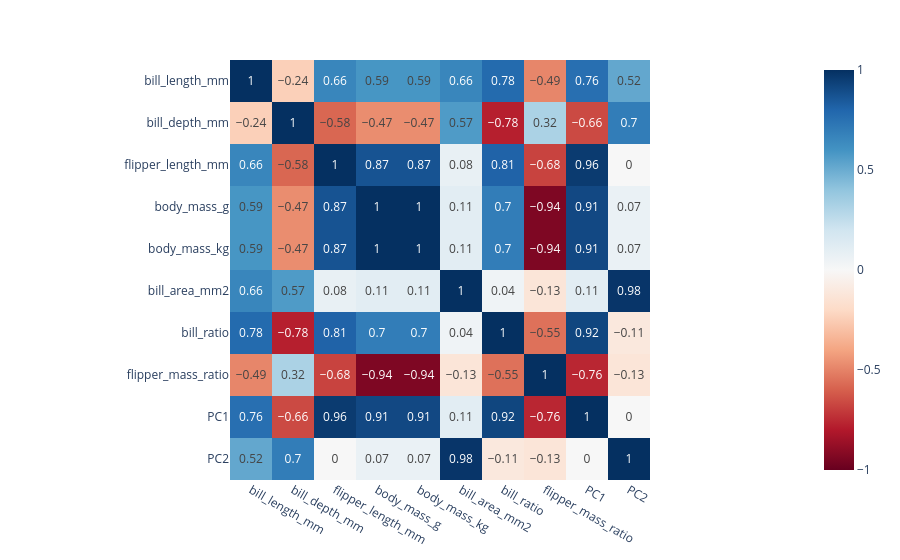

Here is the notebook cell this chart was saved with:
### Markdown cell above
## Correlation Heatmap

### Code cell
corr_matrix = penguins_df.select_dtypes(include="float").corr().round(2)
corr_fig = px.imshow(corr_matrix, 
                     color_continuous_scale="RdBu",
                     zmin=-1, 
                     zmax=1, 
                     text_auto=True)
corr_fig

### Figure 1 — Plotly figure (JSON) as saved in the notebook; plotly's stock layout.template omitted (floating-point values rounded to 4 significant figures)
{"data": [{"coloraxis": "coloraxis", "hovertemplate": "x: %{x}<br>y: %{y}<br>color: %{z}<extra></extra>", "name": "0", "texttemplate": "%{z}", "type": "heatmap", "x": ["bill_length_mm", "bill_depth_mm", "flipper_length_mm", "body_mass_g", "body_mass_kg", "bill_area_mm2", "bill_ratio", "flipper_mass_ratio", "PC1", "PC2"], "xaxis": "x", "y": ["bill_length_mm", "bill_depth_mm", "flipper_length_mm", "body_mass_g", "body_mass_kg", "bill_area_mm2", "bill_ratio", "flipper_mass_ratio", "PC1", "PC2"], "yaxis": "y", "z": [[1.0, -0.24, 0.66, 0.59, 0.59, 0.66, 0.78, -0.49, 0.76, 0.52], [-0.24, 1.0, -0.58, -0.47, -0.47, 0.57, -0.78, 0.32, -0.66, 0.7], [0.66, -0.58, 1.0, 0.87, 0.87, 0.08, 0.81, -0.68, 0.96, 0.0], [0.59, -0.47, 0.87, 1.0, 1.0, 0.11, 0.7, -0.94, 0.91, 0.07], [0.59, -0.47, 0.87, 1.0, 1.0, 0.11, 0.7, -0.94, 0.91, 0.07], [0.66, 0.57, 0.08, 0.11, 0.11, 1.0, 0.04, -0.13, 0.11, 0.98], [0.78, -0.78, 0.81, 0.7, 0.7, 0.04, 1.0, -0.55, 0.92, -0.11], [-0.49, 0.32, -0.68, -0.94, -0.94, -0.13, -0.55, 1.0, -0.76, -0.13], [0.76, -0.66, 0.96, 0.91, 0.91, 0.11, 0.92, -0.76, 1.0, 0.0], [0.52, 0.7, 0.0, 0.07, 0.07, 0.98, -0.11, -0.13, 0.0, 1.0]]}], "layout": {"coloraxis": {"cmax": 1, "cmin": -1, "colorscale": [[0, "rgb(103,0,31)"], [0.1, "rgb(178,24,43)"], [0.2, "rgb(214,96,77)"], [0.3, "rgb(244,165,130)"], [0.4, "rgb(253,219,199)"], [0.5, "rgb(247,247,247)"], [0.6, "rgb(209,229,240)"], [0.7, "rgb(146,197,222)"], [0.8, "rgb(67,147,195)"], [0.9, "rgb(33,102,172)"], [1, "rgb(5,48,97)"]]}, "margin": {"t": 60}, "xaxis": {"anchor": "y", "constrain": "domain", "domain": [0, 1], "scaleanchor": "y"}, "yaxis": {"anchor": "x", "autorange": "reversed", "constrain": "domain", "domain": [0, 1]}}}
